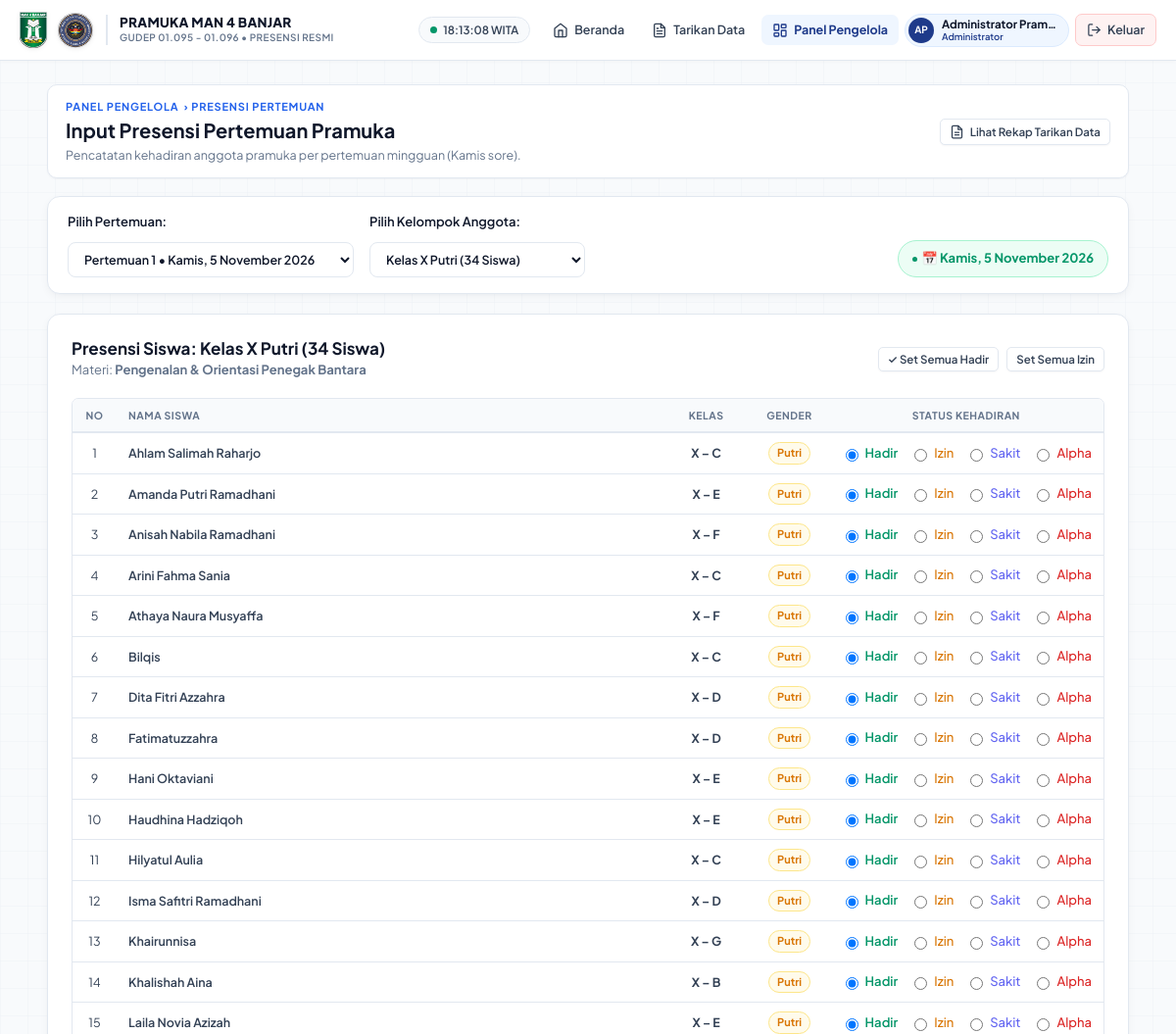
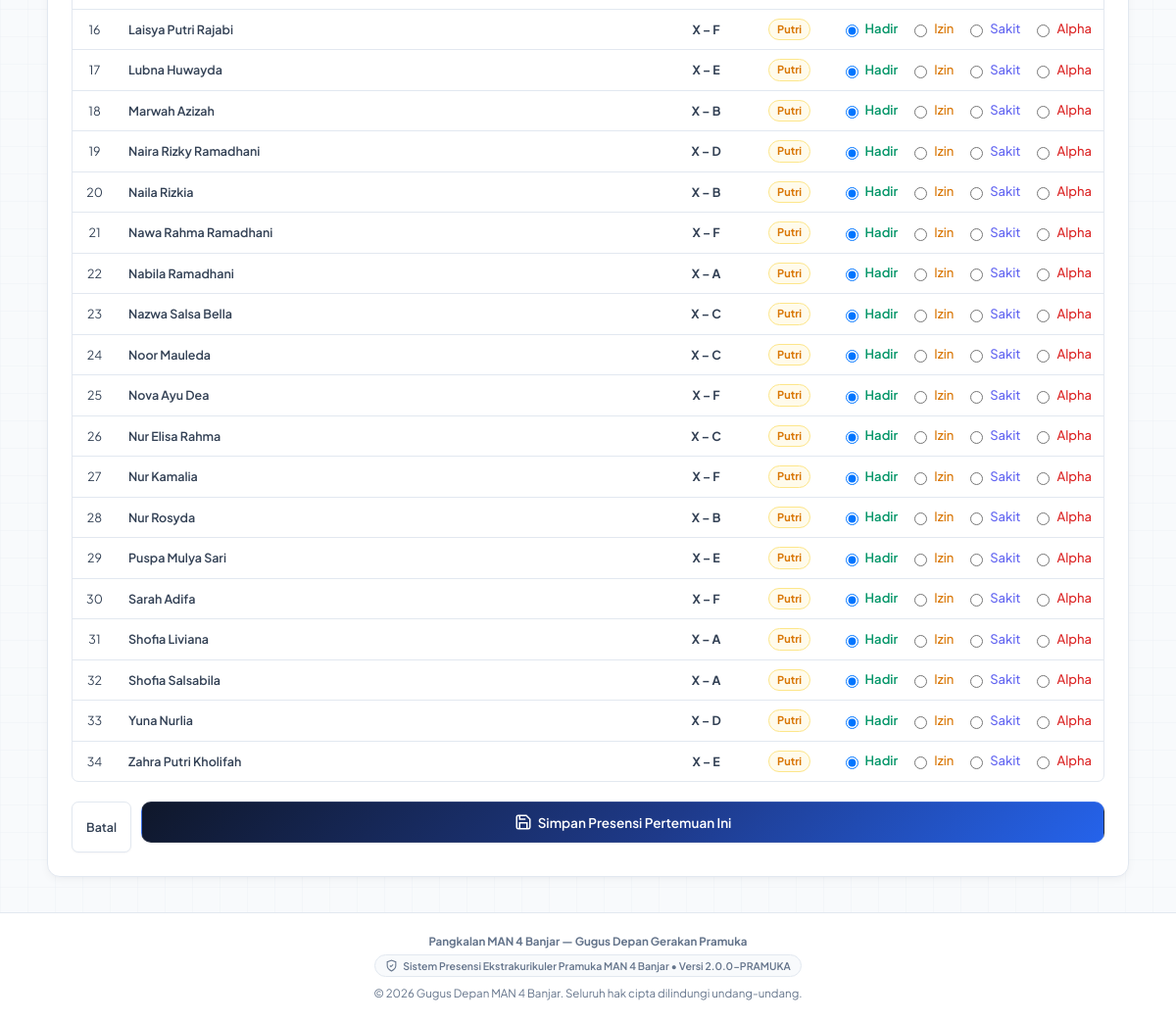
The app's page /admin/input_presensi.php (signed in) with its own data (2 pictures, top to bottom).
### tables this page shows
CREATE TABLE IF NOT EXISTS users (
  id INT UNSIGNED AUTO_INCREMENT PRIMARY KEY,
  username VARCHAR(50) NOT NULL UNIQUE,
  name VARCHAR(150) NOT NULL,
  role ENUM('admin','pembina','pelatih','siswa','employee') NOT NULL DEFAULT 'siswa',
  kelas VARCHAR(50) NULL,
  gender ENUM('L','P') NULL,
  tingkat ENUM('X','XI','XII') NULL,
  sangga VARCHAR(50) NULL,
  email VARCHAR(150) NULL,
  phone VARCHAR(30) NULL,
  password_hash VARCHAR(255) NOT NULL,
  face_descriptor LONGTEXT NULL,
  face_registered_at DATETIME NULL,
  status TINYINT(1) NOT NULL DEFAULT 1,
  created_at TIMESTAMP DEFAULT CURRENT_TIMESTAMP,
  updated_at TIMESTAMP DEFAULT CURRENT_TIMESTAMP ON UPDATE CURRENT_TIMESTAMP,
  INDEX idx_role (role),
  INDEX idx_tingkat_gender (tingkat, gender),
  INDEX idx_kelas (kelas)
);

CREATE TABLE IF NOT EXISTS pertemuan_pramuka (
  id INT UNSIGNED AUTO_INCREMENT PRIMARY KEY,
  pertemuan_ke INT NOT NULL UNIQUE,
  hari_tanggal VARCHAR(100) NOT NULL,
  work_date DATE NOT NULL,
  materi_default VARCHAR(255) NULL,
  created_at TIMESTAMP DEFAULT CURRENT_TIMESTAMP
);

### admin/input_presensi.php (the view, shortened to what the rows shown need)
<?php
require_once __DIR__ . '/../includes/functions.php';
require_admin();
$pertemuanList = get_pertemuan_pramuka();
$selectedP = (int)($_GET['p'] ?? 1);
$selectedGroup = $_GET['group'] ?? 'Kelas X Putri';
$siswaGroups = get_siswa_pramuka_grouped();
$ptmInfo = $pertemuanList[$selectedP - 1] ?? [
    'pertemuan_ke' => $selectedP,
    'hari_tanggal' => 'Kamis, November 2026',
    'work_date' => '2026-11-05',
    'materi_default' => 'Latihan Pramuka'
];
$groupData = $siswaGroups[$selectedGroup] ?? reset($siswaGroups);
$students = $groupData['students'];
$currentStatus = [];
require __DIR__ . '/../includes/header.php';
?>
<section class="hero">
  <div>
    <h1>Input Presensi Pertemuan Pramuka</h1>
  </div>
</section>
<div class="card" style="margin-bottom: 20px; padding: 16px 20px;">
  <form method="get" style="display: flex; gap: 16px; flex-wrap: wrap; align-items: flex-end;">
    <div style="flex: 1; text-align: right; min-width: 200px;">
      <span class="badge hadir" style="font-size: 13px; padding: 8px 14px;">
        📅 <?= e($ptmInfo['hari_tanggal'] ?? ($ptmInfo['hari'] . ', ' . $ptmInfo['tanggal'])) ?>
      </span>
    </div>
  </form>
</div>
<form method="post" class="card" style="padding: 24px;">
  <div style="display: flex; justify-content: space-between; align-items: center; margin-bottom: 18px; flex-wrap: wrap; gap: 10px;">
    <div>
      <h2 style="font-size: 17px; margin: 0;">Presensi Siswa: <?= e($selectedGroup) ?> (<?= count($students) ?> Siswa)</h2>
      <p class="muted" style="font-size: 13px; margin: 2px 0 0 0;">
        Materi: <b><?= e($ptmInfo['materi_default'] ?? $ptmInfo['materi'] ?? 'Latihan Rutin Pramuka') ?></b>
      </p>
    </div>
  </div>
  <div class="table-wrap">
    <table>
      <thead>
        <tr>
          <th style="width: 45px; text-align: center;">No</th>
          <th>Nama Siswa</th>
          <th style="width: 90px; text-align: center;">Kelas</th>
          <th style="width: 80px; text-align: center;">Gender</th>
          <th style="width: 280px; text-align: center;">Status Kehadiran</th>
        </tr>
      </thead>
      <tbody>
        <?php foreach ($students as $i => $s): ?>
          <?php
            $sId = $s['id'] ?? ($i + 1);
            $cur = $currentStatus[$sId] ?? 'hadir';
          ?>
          <tr>
            <td style="text-align: center;"><?= $i + 1 ?></td>
            <td style="font-weight: 600;"><?= e($s['name'] ?? $s['nama']) ?></td>
            <td style="text-align: center; font-weight: bold;"><?= e($s['kelas']) ?></td>
            <td style="text-align: center;">
              <span class="status-pill <?= ($s['gender'] ?? 'P') === 'L' ? 'primary' : 'warning' ?>" style="font-size: 11px; padding: 2px 8px;">
                <?= ($s['gender'] ?? 'P') === 'L' ? 'Putra' : 'Putri' ?>
              </span>
            </td>
            <td>
              <div style="display: flex; gap: 12px; justify-content: center;">
                <label style="cursor: pointer; display: flex; align-items: center; gap: 4px; margin: 0; font-size: 13px;">
                  <input type="radio" name="status[<?= $sId ?>]" value="hadir" class="st-radio" data-uid="<?= $sId ?>" <?= $cur === 'hadir' ? 'checked' : '' ?>>
                  <span style="color: var(--success); font-weight: 600;">Hadir</span>
                </label>
                <label style="cursor: pointer; display: flex; align-items: center; gap: 4px; margin: 0; font-size: 13px;">
                  <input type="radio" name="status[<?= $sId ?>]" value="izin" class="st-radio" data-uid="<?= $sId ?>" <?= $cur === 'izin' ? 'checked' : '' ?>>
                  <span style="color: var(--warning); font-weight: 500;">Izin</span>
                </label>
                <label style="cursor: pointer; display: flex; align-items: center; gap: 4px; margin: 0; font-size: 13px;">
                  <input type="radio" name="status[<?= $sId ?>]" value="sakit" class="st-radio" data-uid="<?= $sId ?>" <?= $cur === 'sakit' ? 'checked' : '' ?>>
                  <span style="color: #6366f1; font-weight: 500;">Sakit</span>
                </label>
                <label style="cursor: pointer; display: flex; align-items: center; gap: 4px; margin: 0; font-size: 13px;">
                  <input type="radio" name="status[<?= $sId ?>]" value="alpha" class="st-radio" data-uid="<?= $sId ?>" <?= $cur === 'alpha' ? 'checked' : '' ?>>
                  <span style="color: var(--danger); font-weight: 500;">Alpha</span>
                </label>
              </div>
            </td>
          </tr>
        <?php endforeach; ?>
      </tbody>
    </table>
  </div>
</form>
<?php require __DIR__ . '/../includes/footer.php'; ?>

### includes/header.php (shortened to what the rows shown need)
<?php
require_once __DIR__ . '/functions.php';
$user = current_user();
$currentPath = parse_url($_SERVER['REQUEST_URI'] ?? '', PHP_URL_PATH);
$initials = 'P';
if ($user && !empty($user['name'])) {
    $parts = explode(' ', trim($user['name']));
    $initials = strtoupper(substr($parts[0], 0, 1) . (isset($parts[1]) ? substr($parts[1], 0, 1) : ''));
}
?>
<!doctype html>
<html lang="id">
<head>
  <link rel="stylesheet" href="<?= BASE_URL ?>/assets/css/style.css?v=<?= file_exists(__DIR__ . '/../assets/css/style.css') ? filemtime(__DIR__ . '/../assets/css/style.css') : '1' ?>">
</head>
<body>
<header class="topbar">
  <div class="topbar-right">
    <?php if ($user): ?>
      <nav class="topnav">
        <a href="<?= BASE_URL ?>/dashboard.php" class="<?= str_ends_with($currentPath, 'dashboard.php') ? 'active' : '' ?>">
          <svg width="16" height="16" viewBox="0 0 24 24" fill="none" stroke="currentColor" stroke-width="2" stroke-linecap="round" stroke-linejoin="round"><path d="m3 9 9-7 9 7v11a2 2 0 0 1-2 2H5a2 2 0 0 1-2-2z"></path><polyline points="9 22 9 12 15 12 15 22"></polyline></svg>
          <span>Beranda</span>
        </a>
        <a href="<?= BASE_URL ?>/admin/tarikan_data.php" class="<?= str_contains($currentPath, 'tarikan_data.php') ? 'active' : '' ?>" title="Tarikan & Rekap Presensi Resmi">
          <span>Tarikan Data</span>
        </a>
        <?php if (in_array($user['role'], ['admin', 'pembina', 'pelatih'], true)): ?>
          <a href="<?= BASE_URL ?>/admin/index.php" class="<?= str_contains($currentPath, '/admin/') && !str_contains($currentPath, 'tarikan_data.php') ? 'active' : '' ?>">
            <span>Panel Pengelola</span>
          </a>
        <?php endif; ?>
        <div class="user-profile-pill">
          <div class="user-avatar" title="<?= e($user['name']) ?>"><?= e($initials) ?></div>
          <div class="user-info-text">
            <span class="user-info-name"><?= e($user['name']) ?></span>
            <span class="user-info-role">
              <?php
              if ($user['role'] === 'admin') echo 'Administrator';
              elseif ($user['role'] === 'pembina') echo 'Pembina Pramuka';
              elseif ($user['role'] === 'pelatih') echo 'Pelatih Pramuka';
              elseif ($user['role'] === 'siswa') echo e('Siswa ' . ($user['kelas'] ?? ''));
              else echo e($user['kelas'] ?: 'Anggota');
              ?>
            </span>
          </div>
        </div>
        <a href="<?= BASE_URL ?>/logout.php" class="btn-nav-logout" title="Keluar dari akun">
          <svg width="15" height="15" viewBox="0 0 24 24" fill="none" stroke="currentColor" stroke-width="2" stroke-linecap="round" stroke-linejoin="round"><path d="M9 21H5a2 2 0 0 1-2-2V5a2 2 0 0 1 2-2h4"></path><polyline points="16 17 21 12 16 7"></polyline><line x1="21" x2="9" y1="12" y2="12"></line></svg>
          <span>Keluar</span>
        </a>
      </nav>
    <?php endif; ?>
  </div>
</header>
<main class="container">

### records on screen
users: name "AP", name "Administrator Pram…"
pertemuan_pramuka: hari_tanggal "Kamis, 5 November 2026", materi_default "Pengenalan & Orientasi Penegak Bantara"
users: name "Ahlam Salimah Raharjo", kelas "X – C", gender "Putri", id "☑ Hadir", id "☐ Izin", id "☐ Sakit", id "☐ Alpha"
users: name "Amanda Putri Ramadhani", kelas "X – E", gender "Putri", id "☑ Hadir", id "☐ Izin", id "☐ Sakit", id "☐ Alpha"
users: name "Anisah Nabila Ramadhani", kelas "X – F", gender "Putri", id "☑ Hadir", id "☐ Izin", id "☐ Sakit", id "☐ Alpha"
users: name "Arini Fahma Sania", kelas "X – C", gender "Putri", id "☑ Hadir", id "☐ Izin", id "☐ Sakit", id "☐ Alpha"
users: name "Athaya Naura Musyaffa", kelas "X – F", gender "Putri", id "☑ Hadir", id "☐ Izin", id "☐ Sakit", id "☐ Alpha"
users: name "Bilqis", kelas "X – C", gender "Putri", id "☑ Hadir", id "☐ Izin", id "☐ Sakit", id "☐ Alpha"
users: name "Dita Fitri Azzahra", kelas "X – D", gender "Putri", id "☑ Hadir", id "☐ Izin", id "☐ Sakit", id "☐ Alpha"
users: name "Fatimatuzzahra", kelas "X – D", gender "Putri", id "☑ Hadir", id "☐ Izin", id "☐ Sakit", id "☐ Alpha"
users: name "Hani Oktaviani", kelas "X – E", gender "Putri", id "☑ Hadir", id "☐ Izin", id "☐ Sakit", id "☐ Alpha"
users: name "Haudhina Hadziqoh", kelas "X – E", gender "Putri", id "☑ Hadir", id "☐ Izin", id "☐ Sakit", id "☐ Alpha"
users: name "Hilyatul Aulia", kelas "X – C", gender "Putri", id "☑ Hadir", id "☐ Izin", id "☐ Sakit", id "☐ Alpha"
users: name "Isma Safitri Ramadhani", kelas "X – D", gender "Putri", id "☑ Hadir", id "☐ Izin", id "☐ Sakit", id "☐ Alpha"
users: name "Khairunnisa", kelas "X – G", gender "Putri", id "☑ Hadir", id "☐ Izin", id "☐ Sakit", id "☐ Alpha"
users: name "Khalishah Aina", kelas "X – B", gender "Putri", id "☑ Hadir", id "☐ Izin", id "☐ Sakit", id "☐ Alpha"
users: name "Laila Novia Azizah", kelas "X – E", gender "Putri", id "☑ Hadir", id "☐ Izin", id "☐ Sakit", id "☐ Alpha"
users: name "Laisya Putri Rajabi", kelas "X – F", gender "Putri", id "☑ Hadir", id "☐ Izin", id "☐ Sakit", id "☐ Alpha"
users: name "Lubna Huwayda", kelas "X – E", gender "Putri", id "☑ Hadir", id "☐ Izin", id "☐ Sakit", id "☐ Alpha"
users: name "Marwah Azizah", kelas "X – B", gender "Putri", id "☑ Hadir", id "☐ Izin", id "☐ Sakit", id "☐ Alpha"
users: name "Naira Rizky Ramadhani", kelas "X – D", gender "Putri", id "☑ Hadir", id "☐ Izin", id "☐ Sakit", id "☐ Alpha"
users: name "Naila Rizkia", kelas "X – B", gender "Putri", id "☑ Hadir", id "☐ Izin", id "☐ Sakit", id "☐ Alpha"
users: name "Nawa Rahma Ramadhani", kelas "X – F", gender "Putri", id "☑ Hadir", id "☐ Izin", id "☐ Sakit", id "☐ Alpha"
users: name "Nabila Ramadhani", kelas "X – A", gender "Putri", id "☑ Hadir", id "☐ Izin", id "☐ Sakit", id "☐ Alpha"
users: name "Nazwa Salsa Bella", kelas "X – C", gender "Putri", id "☑ Hadir", id "☐ Izin", id "☐ Sakit", id "☐ Alpha"
users: name "Noor Mauleda", kelas "X – C", gender "Putri", id "☑ Hadir", id "☐ Izin", id "☐ Sakit", id "☐ Alpha"
users: name "Nova Ayu Dea", kelas "X – F", gender "Putri", id "☑ Hadir", id "☐ Izin", id "☐ Sakit", id "☐ Alpha"
users: name "Nur Elisa Rahma", kelas "X – C", gender "Putri", id "☑ Hadir", id "☐ Izin", id "☐ Sakit", id "☐ Alpha"
users: name "Nur Kamalia", kelas "X – F", gender "Putri", id "☑ Hadir", id "☐ Izin", id "☐ Sakit", id "☐ Alpha"
users: name "Nur Rosyda", kelas "X – B", gender "Putri", id "☑ Hadir", id "☐ Izin", id "☐ Sakit", id "☐ Alpha"
users: name "Puspa Mulya Sari", kelas "X – E", gender "Putri", id "☑ Hadir", id "☐ Izin", id "☐ Sakit", id "☐ Alpha"
users: name "Sarah Adifa", kelas "X – F", gender "Putri", id "☑ Hadir", id "☐ Izin", id "☐ Sakit", id "☐ Alpha"
users: name "Shofia Liviana", kelas "X – A", gender "Putri", id "☑ Hadir", id "☐ Izin", id "☐ Sakit", id "☐ Alpha"
users: name "Shofia Salsabila", kelas "X – A", gender "Putri", id "☑ Hadir", id "☐ Izin", id "☐ Sakit", id "☐ Alpha"
users: name "Yuna Nurlia", kelas "X – D", gender "Putri", id "☑ Hadir", id "☐ Izin", id "☐ Sakit", id "☐ Alpha"
users: name "Zahra Putri Kholifah", kelas "X – E", gender "Putri", id "☑ Hadir", id "☐ Izin", id "☐ Sakit", id "☐ Alpha"

### other values on screen
$selectedGroup "Kelas X Putri"
count($students) "34"
APP_VERSION "2.0.0-PRAMUKA"
form field group "Kelas X Putri (34 Siswa)"
